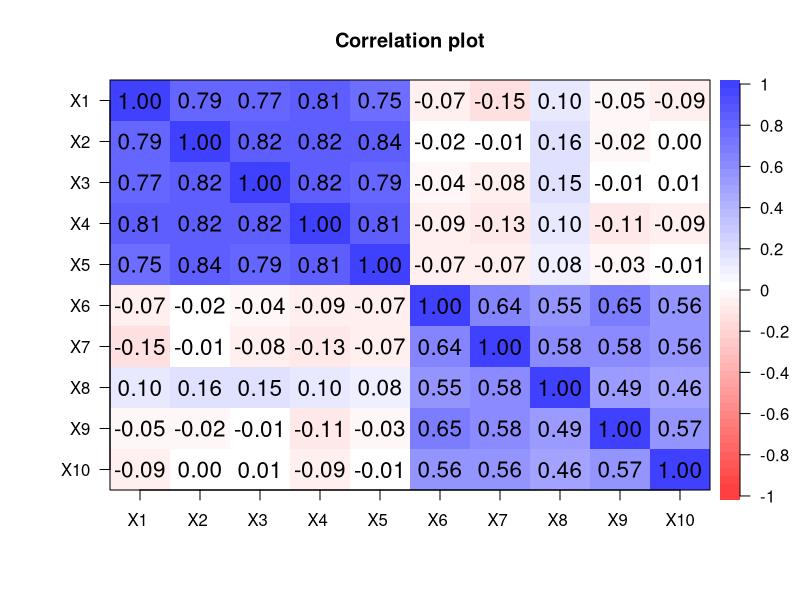
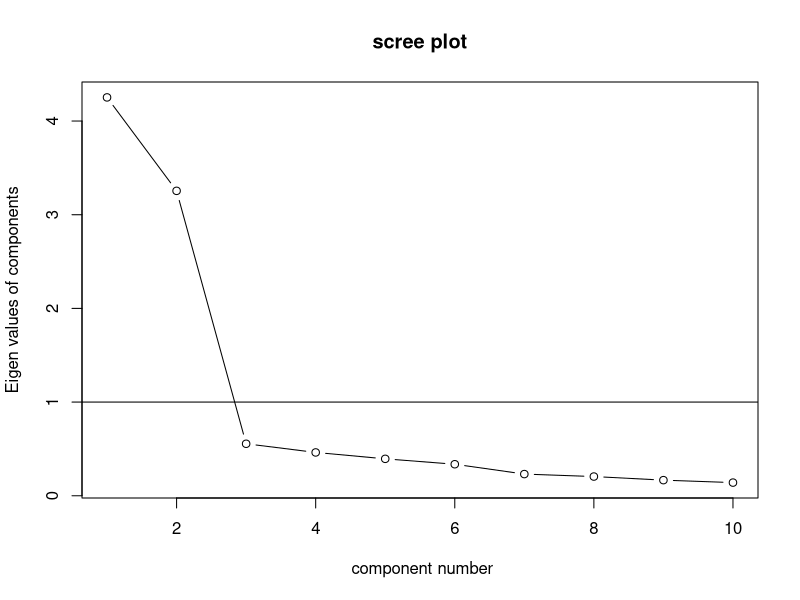
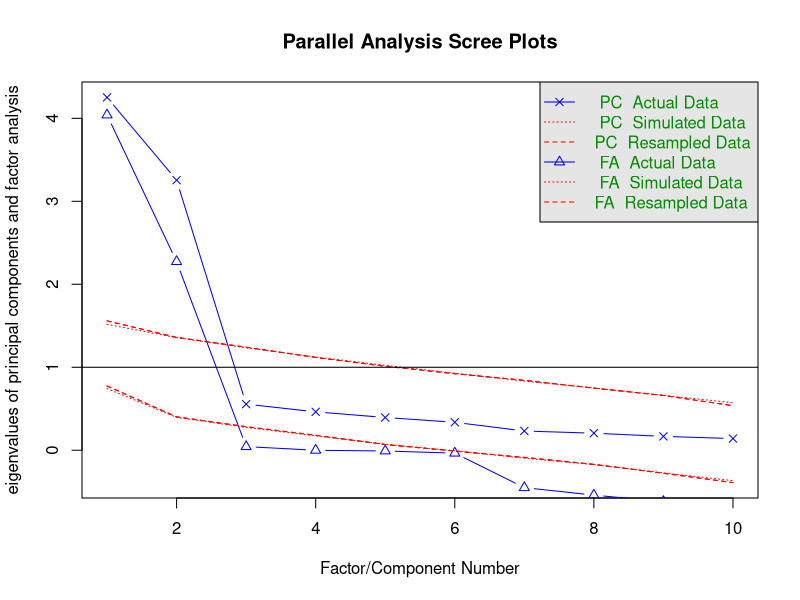
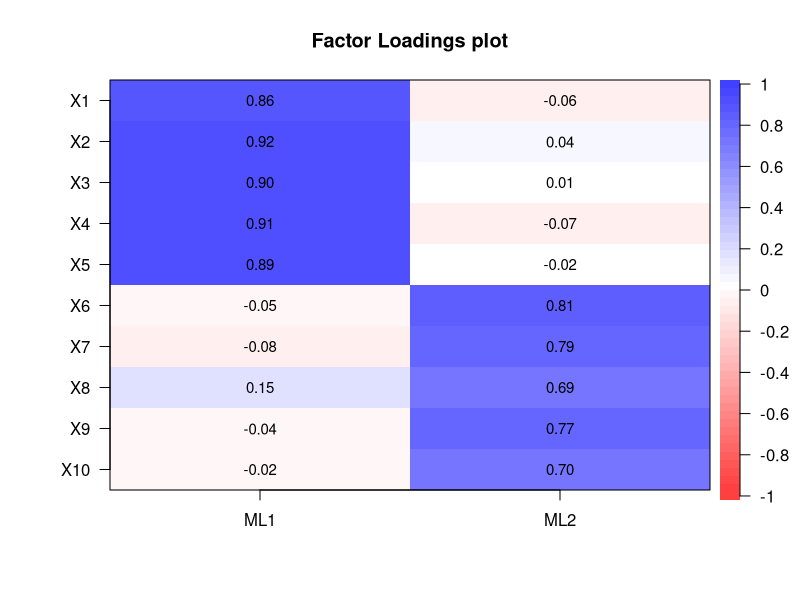
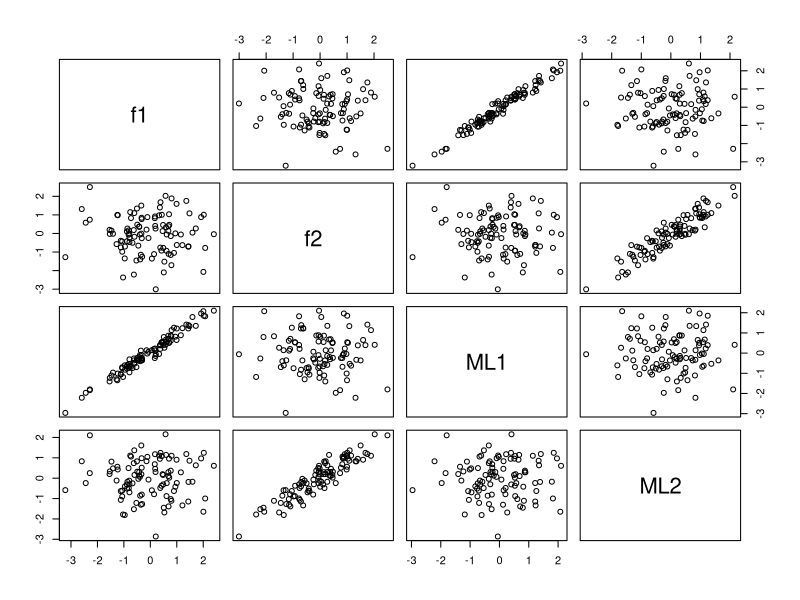

Write R code to recreate these figures, in order.
## ---- chunk 1
knitr::opts_chunk$set(echo = TRUE, message=FALSE, warning = FALSE, cache = TRUE)
## ---- chunk 2
library(psych)
library(GPArotation)
## ---- chunk 3
# 乱数のシードを設定
set.seed(1)

n <- 100 # 回答者数
p <- 10  # 項目数

# 因子負荷
a1 <- c(2,2,2,2,2,0,0,0,0,0) # factor 1 項目1-5だけに値を持つ
a2 <- c(0,0,0,0,0,1,1,1,1,1) # factor 2 項目6-10だけに値を持つ

# 仮想回答データを入れる変数のメモリを確保
y <- matrix(nrow = n, ncol = p)

# 真の因子の値を入れるデータフレーム
df_fs <- data.frame(matrix(nrow = n, ncol = 2))

for (idx in 1:n){
  # 回答者idxの (真の) 因子スコアは標準正規分布から生成する
  f1 <- rnorm(n = 1, mean = 0, sd = 1) # factor 1
  f2 <- rnorm(n = 1, mean = 0, sd = 1) # factor 2

  # 回答者idxの仮想回答データ
  y[idx,] <- a1 * f1 + a2 * f2 + 
    rnorm(p, mean = 0, sd = 1) # 独自因子
  
  colnames(df_fs) <- c("f1", "f2")
  df_fs[idx,"f1"] <- f1
  df_fs[idx,"f2"] <- f2
}

# 観測される仮想回答データをデータフレームに格納
df_data <- data.frame(y)

## ---- chunk 4
dim(df_data)
head(df_data,5)
## ---- chunk 5
cor.plot(cor(df_data), numbers = T)
## ---- chunk 6
VSS.scree(df_data)
## ---- chunk 7
result.fa <- fa.parallel(df_data)
print(result.fa, sort = TRUE)
## ---- chunk 8
res_fa <- fa(r = df_data, 
             nfactors = 2,       # 因子数
             rotate = "varimax", # 回転法はvarimaxを指定
             fm = "ml"          # 最尤法を指定
             )

cor.plot(res_fa, numbers = T)
## ---- chunk 9
fsc <- factor.scores(df_data, 
                     f = res_fa, 
                     method = "Harman")
## ---- chunk 10
# データフレームにまとめる
df_fs <- cbind(df_fs, fsc$scores)

# 散布図をプロットする
plot(df_fs)
